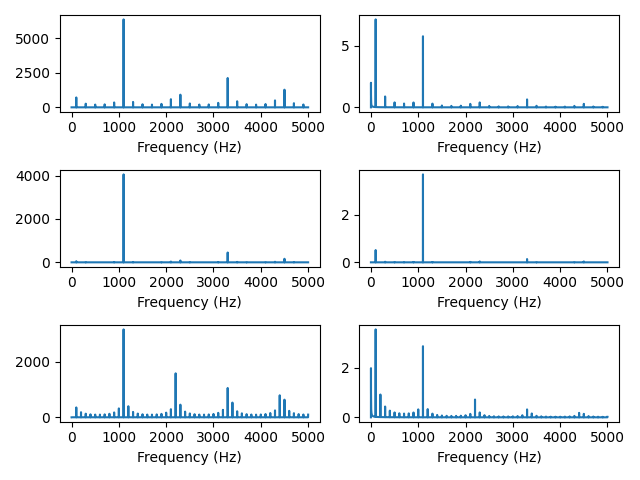

The script that drew this image:
from thinkdsp import Spectrum, TriangleSignal,SquareSignal,SawtoothSignal
from thinkdsp import decorate
import matplotlib.pyplot as plt
import numpy as np

def f5(spectrum):
    spectrum.hs[0]=0
    for i in range(1,len(spectrum.fs)):
        spectrum.hs[i]/=spectrum.fs[i]
    return spectrum

signal = SquareSignal(1100)#方波验证
duration = signal.period*4
segment = signal.make_wave(duration, framerate=10000)
wave = signal.make_wave(duration=1, framerate=10000)
spectrum = wave.make_spectrum()
plt.subplot(3,2,1)
spectrum.plot()
decorate(xlabel='Frequency (Hz)')

wave.apodize()
wave.make_audio()

spectrum = f5(spectrum)
plt.subplot(3,2,2)
spectrum.plot()
decorate(xlabel='Frequency (Hz)')

wave = spectrum.make_wave()
wave.apodize()
wave.make_audio()

signal = TriangleSignal(1100) #三角波验证
duration = signal.period*4
segment = signal.make_wave(duration, framerate=10000)
wave = signal.make_wave(duration=1, framerate=10000)
spectrum = wave.make_spectrum()
plt.subplot(3,2,3)
spectrum.plot()
decorate(xlabel='Frequency (Hz)')

wave.apodize()
wave.make_audio()

spectrum = f5(spectrum)
plt.subplot(3,2,4)
spectrum.plot()
decorate(xlabel='Frequency (Hz)')

wave = spectrum.make_wave()
wave.apodize()
wave.make_audio()

signal = SawtoothSignal(1100)#锯齿波验证
duration = signal.period*4
segment = signal.make_wave(duration, framerate=10000)
wave = signal.make_wave(duration=1, framerate=10000)
spectrum = wave.make_spectrum()
plt.subplot(3,2,5)
spectrum.plot()
decorate(xlabel='Frequency (Hz)')

wave.apodize()
wave.make_audio()

spectrum = f5(spectrum)
plt.subplot(3,2,6)
spectrum.plot()
decorate(xlabel='Frequency (Hz)')

wave = spectrum.make_wave()
wave.apodize()
wave.make_audio()

plt.show()
